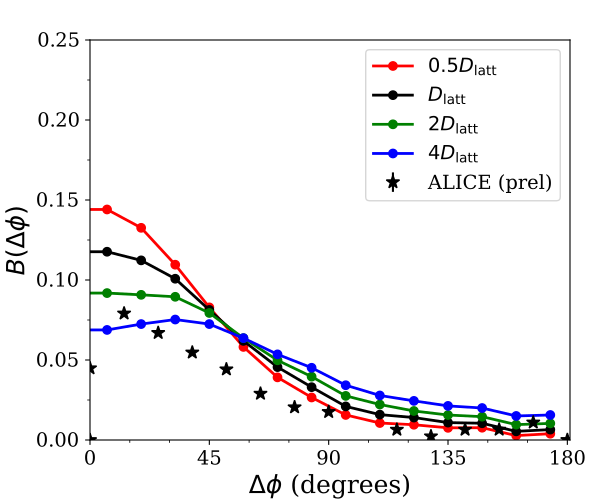

Here is the Python script that generated this plot:
import matplotlib.pyplot as plt
from matplotlib.lines import Line2D
import numpy as np
import os
from pylab import *
from matplotlib import ticker
from matplotlib.ticker import ScalarFormatter
sformatter=ScalarFormatter(useOffset=True,useMathText=True)
sformatter.set_scientific(True)
sformatter.set_powerlimits((-2,3))

#plt.ticklabel_format(style='sci', axis='y', scilimits=(0,0))

efficiency=1.0

font = {'family' : 'serif',
        'weight' : 'normal',
        'size'   : 14}
plt.rc('font', **font)
plt.rc('text', usetex=False)
plt.figure(figsize=(6,5))
fig = plt.figure(1)
ax = fig.add_axes([0.15,0.12,0.8,0.8])

centrality='alice_cent0_20'
chargepair='pp'

chargesdata = np.loadtxt('../D1/model_output/default_sum/'+centrality+'/results_alice/'+chargepair+'/bf_phi.dat',skiprows=0,unpack=True)
x=chargesdata[0]
y1=chargesdata[1]
y2=y1
i=0
while(i<28):
  y2[i]=y1[27-i]
  i=i+1
y_D1=(y1+y2)*0.5
y_D1=efficiency*y_D1*180.0/pi

chargesdata_D0_5 = np.loadtxt('../D0.5/model_output/default_sum/'+centrality+'/results_alice/'+chargepair+'/bf_phi.dat',skiprows=0,unpack=True)
x_D4=chargesdata_D0_5[0]
y1=chargesdata_D0_5[1]
y2=y1
i=0
while(i<28):
  y2[i]=y1[27-i]
  i=i+1
y_D0_5=(y1+y2)*0.5
y_D0_5=efficiency*y_D0_5*180.0/pi

filename='../D2/model_output/default_sum/'+centrality+'/results_alice/'+chargepair+'/bf_phi.dat'
chargesdata_D2 = np.loadtxt(filename,skiprows=0,unpack=True)
x_D4=chargesdata_D2[0]
y1=chargesdata_D2[1]
y2=y1
i=0
while(i<28):
  y2[i]=y1[27-i]
  i=i+1
y_D2=(y1+y2)*0.5
y_D2=efficiency*y_D2*180.0/pi

filename='../D4/model_output/default_sum/'+centrality+'/results_alice/'+chargepair+'/bf_phi.dat'
print ('filename=',filename)
chargesdata_D4 = np.loadtxt(filename,skiprows=0,unpack=True)
x_D4=chargesdata_D4[0]
y1=chargesdata_D4[1]
y2=y1
i=0
while(i<28):
  y2[i]=y1[27-i]
  i=i+1
y_D4=(y1+y2)*0.5
y_D4=efficiency*y_D4*180.0/pi

cascadedata = np.loadtxt('../fromcascade/model_output/default_sum/'+centrality+'/results_alice/'+chargepair+'/bf_phi.dat',skiprows=0,unpack=True)
xc=cascadedata[0]
yc1=cascadedata[1]
yc2=yc1
i=0
while(i<28):
  yc2[i]=yc1[27-i]
  i=i+1
yc=(yc1+yc2)*0.5
yc=efficiency*yc*180.0/np.pi

ysum_D1=y_D1+yc
ysum_D0_5=y_D0_5+yc
ysum_D2=y_D2+yc
ysum_D4=y_D4+yc

#ysum_D0_5=ysum_D1=ysum_D2=ysum_D4=yc

Dphi=pi/14.0
D1norm=D2norm=D0_5norm=D4norm=0.0
for i in range(0,18):
  D0_5norm+=ysum_D0_5[i]*Dphi
  D1norm+=ysum_D1[i]*Dphi
  D2norm+=ysum_D2[i]*Dphi
  D4norm+=ysum_D4[i]*Dphi
print('norms are: ',D0_5norm,', ',D1norm,', ',D2norm,', ',D4norm)

alicedata=np.loadtxt('alicedata/alice_ppdata.txt',skiprows=0,unpack=True)
alice_phi=alicedata[0]
alice_phi=alice_phi*180.0/np.pi
alice_bf=alicedata[1]
alice_errors=alicedata[2]
aliceTOT_bf=zeros(15)
aliceTOT_phi=zeros(15)
aliceTOT_errors=zeros(15)

aliceTOT_bf[0]=alice_bf[8]
aliceTOT_errors[0]=alice_errors[8]
aliceTOT_phi[0]=alice_phi[8]
aliceTOT_bf[14]=alice_bf[22]
aliceTOT_errors[14]=alice_errors[22]
aliceTOT_phi[14]=alice_phi[22]
alice_norm=0.0
for i in range(1,8):
  aliceTOT_bf[i]=0.5*(alice_bf[8-i]+alice_bf[8+i])
  aliceTOT_errors[i]=0.5*(alice_errors[8-i]+alice_errors[8+i])
  print('i=',i,' angles are ',alice_phi[8+i],' ',alice_phi[8-i])
  aliceTOT_phi[i]=alice_phi[8+i]
  alice_norm=alice_norm+aliceTOT_bf[i]
for i in range(9,14):
  aliceTOT_bf[i]=0.5*(alice_bf[8+i]+alice_bf[28-i])
  aliceTOT_errors[i]=0.5*(alice_errors[8+i]+alice_errors[28-i])*sqrt(2.0)
  aliceTOT_phi[i]=alice_phi[8+i]
  print('i=',i,' angles are ',alice_phi[8+i],' ',alice_phi[28-i]-360.0)
  alice_norm=alice_norm+aliceTOT_bf[i]

alice_norm=alice_norm+aliceTOT_bf[8]+aliceTOT_bf[0]
alice_norm=alice_norm*pi/14
print('alice_norm=',alice_norm)






#stardata=np.loadtxt('stardata/AuAuPhicent0_10.dat',skiprows=0,unpack=True)
#stardata=np.loadtxt('stardata/AuAuPhiCent40_50.dat',skiprows=0,unpack=True)
#xstar=stardata[0]*180.0/pi
#ystar=stardata[1]

#normstar=0.0
#normmodel=0.0
#widthstar=0.0
#widthmodel=0.0
#for i in range(0,20):
#  phimodel=(i+0.5)*(4.0*pi/180.0)
#  normmodel+=(4.0*pi/180.0)*ysum[i]
#  widthmodel+=(4.0*pi/180.0)*ysum[i]*phimodel

#for i in range(0,24):
#  phistar=(i+0.5)*(7.5*pi/180.0)
#  normstar+=(4.0*pi/180.0)*ystar[i]
#  widthstar+=(4.0*pi/180.0)*ystar[i]*phistar
  
#widthstar=widthstar/normstar
#widthmodel=widthmodel/normmodel
#print('normstar=',normstar,' normmodel=',normmodel)
#print('widthstar=',widthstar,' widthmodel=',widthmodel)

plt.plot(x,ysum_D0_5,linestyle='-',linewidth=2,marker='o',color='r',label='$0.5D_{\\rm latt}$')
plt.plot(x,ysum_D1,linestyle='-',linewidth=2,marker='o',color='k',label='$D_{\\rm latt}$')
plt.plot(x,ysum_D2,linestyle='-',linewidth=2,marker='o',color='g',label='$2D_{\\rm latt}$')
plt.plot(x,ysum_D4,linestyle='-',linewidth=2,marker='o',color='b',label='$4D_{\\rm latt}$')
plt.errorbar(aliceTOT_phi,aliceTOT_bf,aliceTOT_errors,markersize='10',linestyle='None',marker='*',color='k',label='ALICE (prel)')
#plt.plot(aliceTOT_phi,aliceTOT_bf,linestyle='None',marker='*',color='k',label='ALICE (prel)')
ax.legend()

#plt.plot(x,z,linestyle=linestyles[1],linewidth=2,color='k',markersize=8, marker=markerstyles[3], markerfacecolor='r', markeredgecolor=colors[3])

#plt.semilogy(x,y)

ax.tick_params(axis='both', which='major', labelsize=14)

ax.set_xticks(np.arange(0,225,45), minor=False)
ax.set_xticklabels(np.arange(0,225,45), minor=False, family='serif')
ax.set_xticks(np.arange(0,225,15), minor=True)
ax.xaxis.set_major_formatter(ticker.FormatStrFormatter('%0.0f'))
plt.xlim(0.0,181)

ax.set_yticks(np.arange(0,1.0,0.05), minor=False)
ax.set_yticklabels(np.arange(0,1.0,0.05), minor=False, family='serif')
ax.set_yticks(np.arange(0,1.0,0.025), minor=True)
plt.ylim(0.0,0.25)
#ax.set_yticks(0.1:1.0:10.0:100.0, minor=True)
#ax.yaxis.set_major_formatter(ticker.FormatStrFormatter('%.1e'))
ax.yaxis.set_major_formatter(sformatter)

plt.xlabel('$\Delta\phi$ (degrees)', fontsize=18, weight='normal')
plt.ylabel('$B(\Delta\phi)$',fontsize=18,weight='normal')
#plt.title('MathText Number $\sum_{n=1}^\infty({-e^{i\pi}}/{2^n})$!',
#fontsize=12, color='gray')
#plt.subplots_adjust(top=0.85)
plt.savefig('bf_phi_pp.pdf',format='pdf')
os.system('open -a Preview bf_phi_pp.pdf')
#plt.show()
quit()
